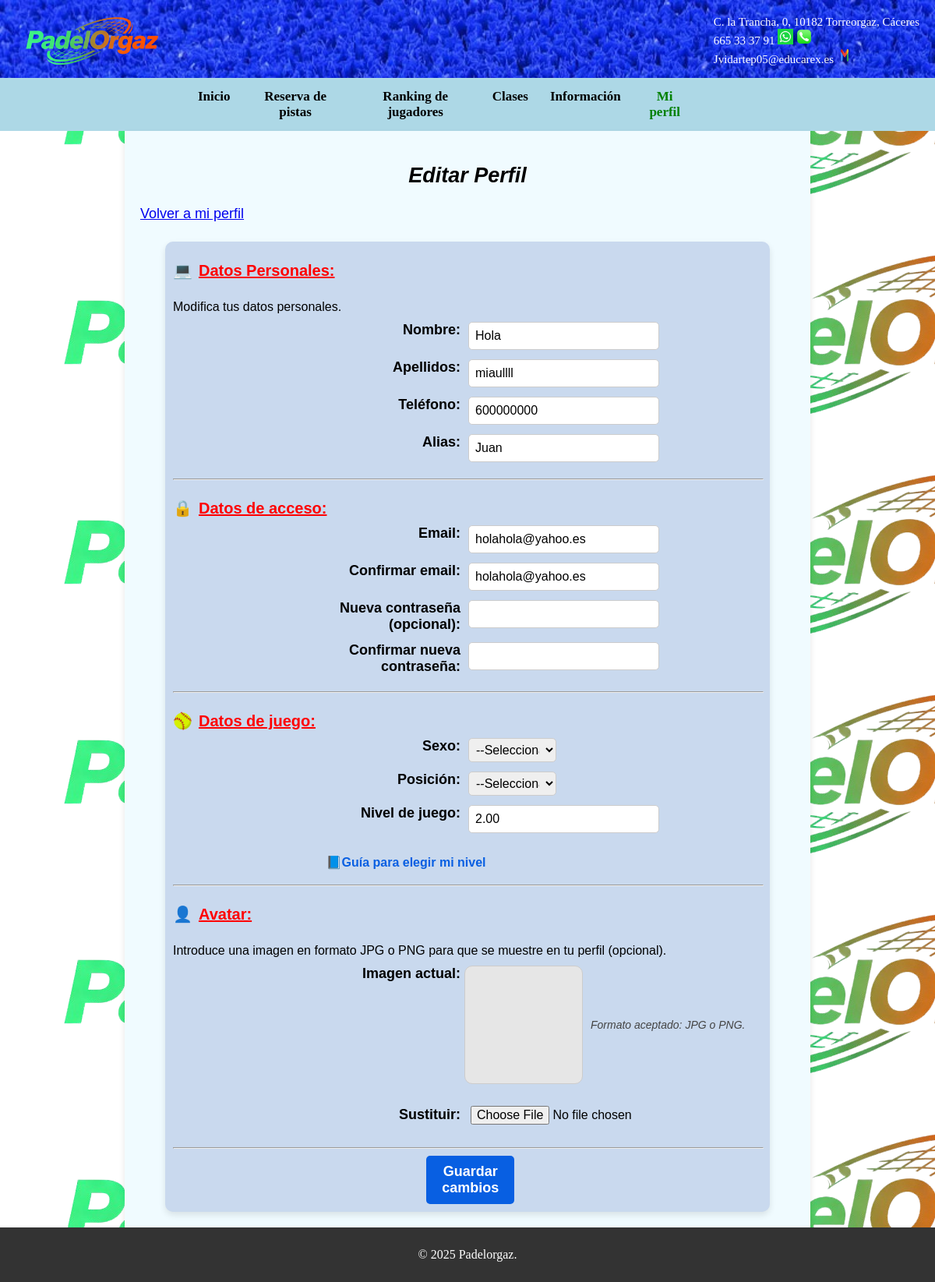
/Login/editar_perfil.php (signed in), run on the app's committed database.
### tables this page shows
CREATE TABLE IF NOT EXISTS usuarios (
    id INT(11) NOT NULL AUTO_INCREMENT,
    nombre VARCHAR(100) NOT NULL,
    telefono VARCHAR(20) DEFAULT NULL,
    email VARCHAR(100) DEFAULT NULL,
    creado_en TIMESTAMP NOT NULL DEFAULT CURRENT_TIMESTAMP,
    apellidos VARCHAR(100) DEFAULT NULL,
    alias VARCHAR(50) DEFAULT NULL,
    sexo VARCHAR(20) DEFAULT NULL,
    posicion VARCHAR(20) DEFAULT NULL,
    nivel DECIMAL(3,2) DEFAULT NULL,
    avatar VARCHAR(255) DEFAULT NULL,
    password VARCHAR(255) NOT NULL,
    PRIMARY KEY (id)
);

### Login/editar_perfil.php (the view, shortened to what this page needs)
<?php
require_once "../bdd/config.php";
$id = $_SESSION["usuario_id"];
$sql = "SELECT * FROM usuarios WHERE id = $id";
$resultado = $conexion->query($sql);
if ($resultado->num_rows === 1) {
    $usuario = $resultado->fetch_assoc();
} else {
    die("Error al cargar los datos del usuario.");
}
?>
<!DOCTYPE html>
<html lang="en">
<head>
    <link rel="stylesheet" href="../css/inicio.css">
</head>
<body>
    <header>
        <img src="../Imágenes/Logopaginaweb.png" alt="Logo de Torreorgaz" class="logo">
        <p>C. la Trancha, 0, 10182 Torreorgaz, Cáceres<br>665 33 37 91 <img src="../Imágenes/whatsapp.jpg">
            <img src="../Imágenes/telefonos.png"> <br> Jvidartep05@educarex.es <img src="../Imágenes/gmail.png">
        </p>
    </header>
    <div id="contenedor">
        <div id="menu">
            <a href="../Pantalla_inicio/inicio.php">Inicio</a>
            <a href="../Reserva/reserva.php">Reserva de pistas</a>
            <a href="../Jugadores/jugadores.php">Ranking de jugadores</a>
            <a href="../Clases/clases.php">Clases</a>
            <a href="../Información/informacion.php">Información</a>
            <a href="perfil.php" class="activo">Mi perfil</a>
        </div>
    </div>
    <div id="recuadro">
        <h2>Editar Perfil</h2>
        <a href="perfil.php">Volver a mi perfil</a>
        <div id="recuadroregistro">
            <form action="" method="post" enctype="multipart/form-data">
                <div class="titulitos">
                    <div class="emoji">💻</div>Datos Personales:
                </div>
                <p>Modifica tus datos personales.</p>
                <div class="alineacion">
                    <label for="Nombre">Nombre:</label>
                    <input type="text" id="Nombre" name="Nombre" value="<?= $usuario['nombre'] ?>">
                </div>
                <div class="alineacion">
                    <label for="Apellidos">Apellidos:</label>
                    <input type="text" id="Apellidos" name="Apellidos" value="<?= $usuario['apellidos'] ?>">
                </div>
                <div class="alineacion">
                    <label for="Telefono">Teléfono:</label>
                    <input type="number" id="Telefono" name="Telefono" min="600000000" value="<?= $usuario['telefono'] ?>">
                </div>
                <div class="alineacion">
                    <label for="Alias">Alias:</label>
                    <input type="text" id="Alias" name="Alias" value="<?= $usuario['alias'] ?>">
                </div>
                <hr class="lineas">
                <div class="titulitos">
                    <div class="emoji">🔒</div>Datos de acceso:
                </div>
                <div class="alineacion">
                    <label for="new_username">Email:</label>
                    <input type="email" id="new_username" name="new_username" value="<?= $usuario['email'] ?>">
                </div>
                <div class="alineacion">
                    <label for="confirm_email">Confirmar email:</label>
                    <input type="email" id="confirm_email" name="confirm_email" value="<?= $usuario['email'] ?>">
                </div>
                <div class="alineacion">
                    <label for="password">Nueva contraseña (opcional):</label>
                    <input type="password" id="password" name="password">
                </div>
                <div class="alineacion">
                    <label for="confirm_password">Confirmar nueva contraseña:</label>
                    <input type="password" id="confirm_password" name="confirm_password">
                </div>
                <hr class="lineas">
                <div class="titulitos">
                    <div class="emoji">🥎</div>Datos de juego:
                </div>
                <div class="alineacion">
                    <label for="sexo">Sexo:</label>
                    <select id="sexo" name="sexo">
                        <option value="">--Selecciona uno--</option>
                    </select>
                </div>
                <div class="alineacion">
                    <label for="posicion">Posición:</label>
                    <select id="posicion" name="posicion">
                        <option value="">--Selecciona uno--</option>
                    </select>
                </div>
                <div class="alineacion">
                    <label for="nivel">Nivel de juego:</label>
                    <input type="number" id="nivel" name="nivel" min="1" max="7" step="0.25" value="<?= $usuario['nivel'] ?>">
                </div>
                <div id="guia-nivel">
                    <p id="titulo-guia">📘Guía para elegir mi nivel </p>
                </div>
                <hr class="lineas">
                <div class="titulitos">
                    <div class="emoji">👤</div>Avatar:
                </div>
                <p>Introduce una imagen en formato JPG o PNG para que se muestre en tu perfil (opcional).</p>
                <div class="alineacion">
                    <div class="col-izq">
                        <label>Imagen actual:</label>
                        <label for="sustituir">Sustituir:</label>
                    </div>
                    <div class="col-centro">
                        <div class="fila-preview">
                            <div id="preview-imagen">
                            </div>
                            <span class="nota">Formato aceptado: JPG o PNG.</span>
                        </div>
                        <div class="fila-sustituir">
                            <input type="file" id="sustituir" name="sustituir" accept=".jpg, .jpeg, .png">
                        </div>
                    </div>
                </div>
                <hr class="lineas">
                <button type="submit">Guardar cambios</button>
            </form>
        </div>
    </div>
    <footer>
        <p>© 2025 Padelorgaz.</p>
    </footer>
</body>
</html>

### css/inicio.css (style rules this page uses)
body { margin: 0; height: 100%; background-image: url("../Imágenes/Logopaginaweb.png"); }
header { background-image: url("../Imágenes/cesped.webp"); background-size: cover; height: 100px; color: white; }
header p { margin: 0; padding: 20px; float: right; font-size: 15px; }
header img { width: 20px; height: 20px; }
.logo { width: auto; height: 80px; margin: 10px; float: left; }
footer { background-color: #333; color: white; text-align: center; padding: 10px 0; bottom: 0; width: 100%; }
#contenedor { text-align: center; background-color: lightblue; }
#menu { margin: auto; display: flex; justify-content: space-around; margin-left: 20%; margin-right: 20%; }
#menu a { color: black; text-align: center; padding: 14px; text-decoration: none; font-size: 17px; font-weight: bold; }
#recuadro { background-color: rgb(240, 251, 255); width: 70%; margin: auto; padding: 20px; text-align: left; font-family: Arial, sans-serif; font-size: 18px; box-shadow: 0 4px 8px rgba(0, 0, 0, 0.1); min-height: calc(100vh - 100px - 60px - 40px); }
#menu .activo { color: green; border-radius: 10px; }
form { display: flex; flex-direction: column; }
#recuadro h2 { text-align: center; font-style: italic; }
#recuadroregistro { background-color: #c9d9ee; box-shadow: 0 4px 8px rgba(0, 0, 0, 0.1); border-radius: 10px; margin: auto; margin-top: 3%; padding: 10px; width: 90%; height: auto; }
.lineas { width: 100%; }
.titulitos { font-size: 20px; font-weight: bold; margin-top: 15px; margin-bottom: 10px; text-decoration: underline; color: red; }
.emoji { display: inline-block; margin-right: 8px; }
#recuadroregistro p { font-size: 16px; margin-bottom: 10px; }
.alineacion { display: flex; align-items: flex-start; margin-bottom: 12px; margin-left: 25%; }
.alineacion label { width: 180px; font-weight: bold; font-size: 18px; text-align: right; margin-right: 10px; }
.alineacion input { width: 40%; padding: 8px; border: 1px solid #ccc; border-radius: 5px; font-size: 16px; margin: 0; }
.alineacion select { width: 20%; padding: 5px; border: 1px solid #ccc; border-radius: 5px; font-size: 16px; }
.alineacion input[type="file"] { border: none; width: auto; }
#guia-nivel { margin-left: 8%; width: 90%; font-size: 15px; }
#titulo-guia { font-weight: bold; cursor: pointer; color: #085fe2; margin-left: 20%; }
.col-izq { display: flex; flex-direction: column; gap: 160px; width: 150px; font-weight: bold; font-size: 18px; margin-right: 35px; }
.col-centro { display: flex; flex-direction: column; gap: 20px; }
.fila-preview { display: flex; align-items: center; gap: 10px; }
#preview-imagen { width: 150px; height: 150px; background: #e6e6e6; border: 1px solid #ccc; border-radius: 10px; overflow: hidden; display: flex; justify-content: center; align-items: center; }
.nota { font-size: 14px; color: #444; font-style: italic; }
#recuadroregistro button { width: 15%; padding: 10px; background-color: #085fe2; color: rgb(255, 255, 255); border: none; border-radius: 5px; cursor: pointer; margin-left: 43%; font-size: 18px; font-weight: bold; }
#clases h1,h2 { text-align: center; }

### data on the page
usuarios: Nombre "Hola", Apellidos "miaullll", Telefono "600000000", Alias "Juan", new_username "holahola@yahoo.es", confirm_email "holahola@yahoo.es", nivel "2.00"
